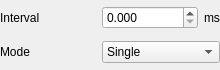
<ui version="4.0" >
 <class>CSamplingParamsGuiComp</class>
 <widget class="QWidget" name="CSamplingParamsGuiComp" >
  <property name="geometry" >
   <rect>
    <x>0</x>
    <y>0</y>
    <width>220</width>
    <height>70</height>
   </rect>
  </property>
  <layout class="QGridLayout" >
   <property name="margin" >
    <number>0</number>
   </property>
   <item row="0" column="0" >
    <widget class="QLabel" name="label" >
     <property name="text" >
      <string>Interval</string>
     </property>
    </widget>
   </item>
   <item row="0" column="1" >
    <widget class="QDoubleSpinBox" name="IntervalSB" >
     <property name="decimals" >
      <number>3</number>
     </property>
    </widget>
   </item>
   <item row="0" column="2" >
    <widget class="QLabel" name="label_2" >
     <property name="sizePolicy" >
      <sizepolicy vsizetype="Preferred" hsizetype="Maximum" >
       <horstretch>0</horstretch>
       <verstretch>0</verstretch>
      </sizepolicy>
     </property>
     <property name="text" >
      <string>ms</string>
     </property>
    </widget>
   </item>
   <item row="1" column="0" >
    <widget class="QLabel" name="label_3" >
     <property name="text" >
      <string>Mode</string>
     </property>
    </widget>
   </item>
   <item row="1" column="1" colspan="2" >
    <widget class="QComboBox" name="ModeCB" >
     <item>
      <property name="text" >
       <string>Single</string>
      </property>
     </item>
     <item>
      <property name="text" >
       <string>Periodic</string>
      </property>
     </item>
     <item>
      <property name="text" >
       <string>Synchronized</string>
      </property>
     </item>
    </widget>
   </item>
  </layout>
 </widget>
 <resources/>
 <connections/>
</ui>
